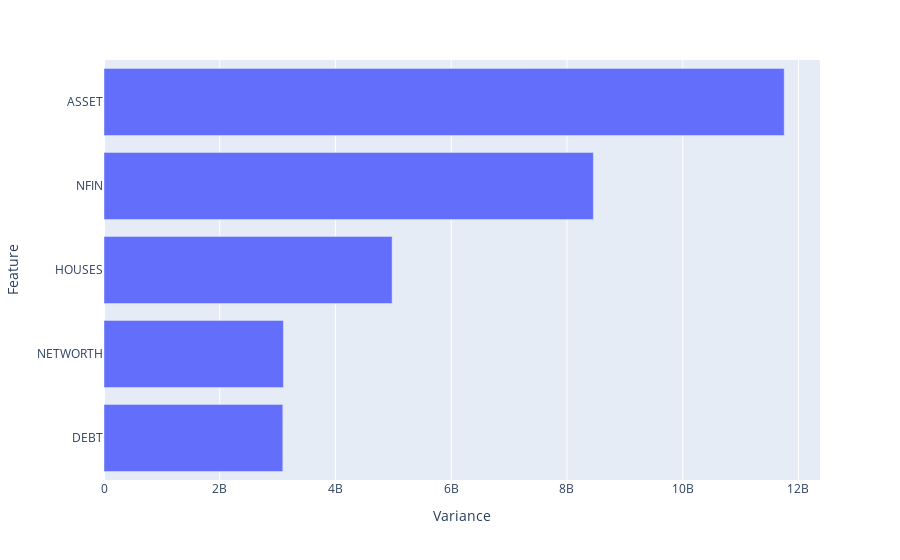

The cell this chart's notebook holds for it:
### Code cell
serve_bar_chart(trimmed = True)

### Figure 1 — Plotly figure (JSON) as saved in the notebook; plotly's stock layout.template omitted (floating-point values rounded to 4 significant figures)
{"data": [{"alignmentgroup": "True", "hovertemplate": "x=%{x}<br>y=%{y}<extra></extra>", "legendgroup": "", "marker": {"color": "#636efa", "pattern": {"shape": ""}}, "name": "", "offsetgroup": "", "orientation": "h", "showlegend": false, "textposition": "auto", "type": "bar", "x": [3090000000.0, 3100000000.0, 4979000000.0, 8456000000.0, 11750000000.0], "xaxis": "x", "y": ["DEBT", "NETWORTH", "HOUSES", "NFIN", "ASSET"], "yaxis": "y"}], "layout": {"barmode": "relative", "legend": {"tracegroupgap": 0}, "margin": {"t": 60}, "xaxis": {"anchor": "y", "domain": [0, 1], "title": {"text": "Variance"}}, "yaxis": {"anchor": "x", "domain": [0, 1], "title": {"text": "Feature"}}}}
